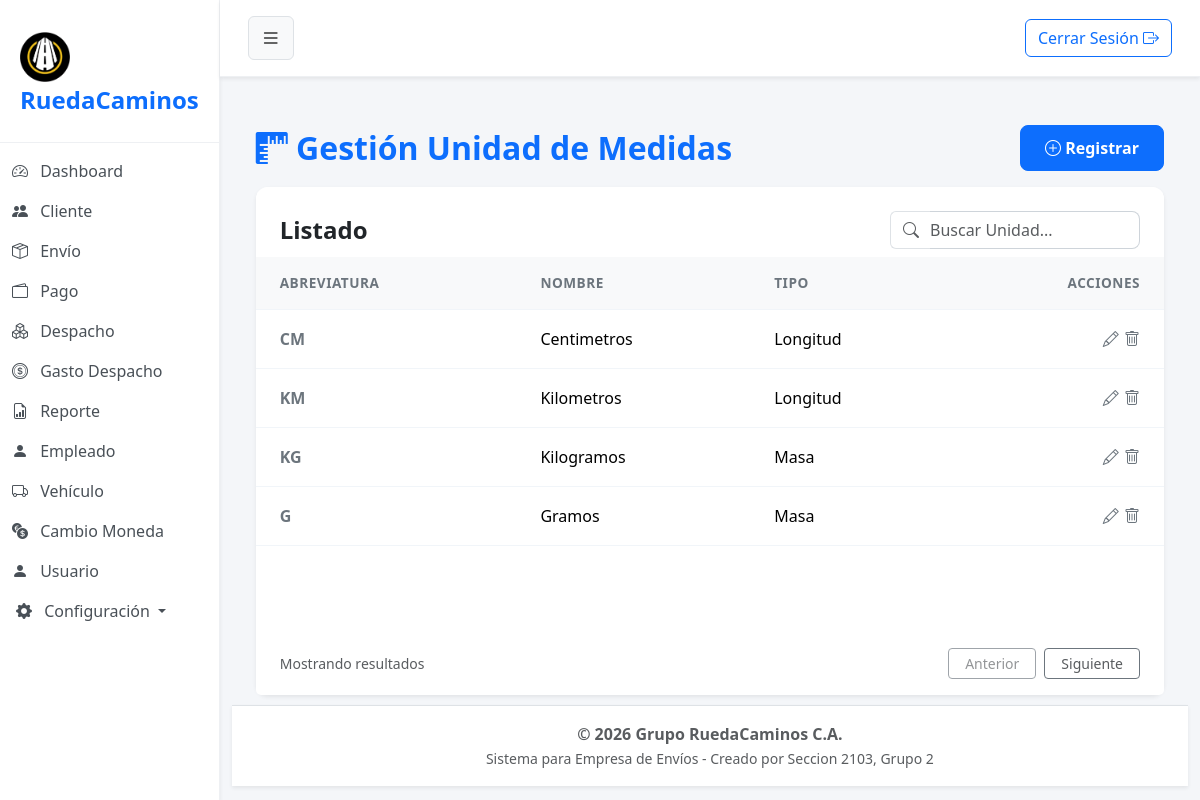
Screenshot of /?url=unidadesmedida (signed in) with the database file from the repository.
### tables this page shows
CREATE TABLE `unidad_medida` (
  `cod_unidad` int(1) NOT NULL,
  `nombre` varchar(15) NOT NULL,
  `abreviatura` varchar(5) NOT NULL,
  `tipo` enum('Masa','Longitud') NOT NULL COMMENT 'Unidades utilizadas en los servicios prestados',
  `estado` tinyint(1) NOT NULL
);

### app/controller/unidadesmedidaController.php (called while the page is built, shortened)
<?php
$unidadMedida = new UnidadMedida();
$registros = $unidadMedida->obt_RegistrosUnidadMedida();
    include 'app/view/layout/header.php';
    include 'app/view/unidadesmedida/unidadmedidaView.php';
    include 'app/view/layout/footer.php';
?>

### index.php (called while the page is built, shortened)
<?php
    $frontController = new FrontController();
?>

### app/config/Conexion.php (called while the page is built, shortened)
<?php
abstract class Conexion
{
    public $host = "localhost";
    public $namedb = "grupo_ruedacaminos";
    public $userdb = "root";
    public $passwd = "";
    public function __construct()
    {
        $this->conexion = $this->getConnection();
    }
    public function getConnection(): PDO
    {
        try {
            $dsn = "mysql:host=" . $this->host . ";dbname=" . $this->namedb . ";charset=utf8";
            $conexion = new PDO($dsn, $this->userdb, $this->passwd);
            $conexion->setAttribute(PDO::ATTR_ERRMODE, PDO::ERRMODE_EXCEPTION);
        } catch (PDOException $error) {
            die('No se pudo conectar a la base de datos, error:' . $error->getMessage());
        }
        return $conexion;
    }
}

### app/model/UnidadMedida.php (called while the page is built, shortened)
<?php
class UnidadMedida extends Conexion{
    public function obt_RegistrosUnidadMedida(){
        try {
            $sentencia = "SELECT * FROM unidad_medida WHERE estado = 1";
            $consulta = $this->conexion->prepare($sentencia);
            $consulta->execute();
            return $consulta->fetchAll(\PDO::FETCH_ASSOC);
        } catch (\PDOException $e) {
            echo "Error al obtener los registros de unidad de medida: " . $e->getMessage();
            return [];
        }
    }
}
?>

### app/view/unidadesmedida/componentes/tabla.php (the view)
<div class="card-body p-0">
    <div class="table-responsive">
        <table class="table table-hover align-middle mb-0">
            <thead class="table-light table-header-custom">
                <tr>
                    <th class="ps-4">ABREVIATURA</th>
                    <th>NOMBRE</th>
                    <th>TIPO</th>
                    <th class="text-end pe-4">ACCIONES</th>
                </tr>
            </thead>
            <tbody>
                <?php foreach ($registros as $dato): ?>
                    <tr>
                        <td class="ps-4 fw-bold text-secondary"><?php echo $dato['abreviatura']; ?></td>
                        <td><?php echo $dato['nombre']; ?></td>
                        <td><?php echo $dato['tipo']; ?></td>
                        <td class="text-end pe-4">
                            <button type="button" class="btn btn-link text-secondary p-0 m-0 align-baseline" title="Actualizar" data-bs-toggle="modal" data-bs-target="#actualizarUnidad"
                                datos-cod-unidad="<?php echo $dato['cod_unidad']; ?>"
                                datos-nombre="<?php echo $dato['nombre']; ?>"
                                datos-abreviatura="<?php echo $dato['abreviatura']; ?>"
                                datos-tipo="<?php echo $dato['tipo']; ?>">
                                <i class="bi bi-pencil"></i>
                            </button>
                            <a href="#" class="text-secondary btn-eliminar"
                                data-id="<?= $dato['cod_unidad'] ?>">
                                <i class="bi bi-trash"></i>
                            </a>
                        </td>
                    </tr>
                <?php endforeach; ?>
            </tbody>
        </table>
    </div>
</div>

### assets/css/styles.css (style rules this page uses)
body { background-color: #f4f6f9; font-family: "Segoe UI", Tahoma, Geneva, Verdana, sans-serif; overflow-x: hidden; }
.table> :not(caption)>*>* { padding: 1rem 0.75rem; border-bottom-color: #f1f5f9; }
.table-header-custom th { color: #6c757d; font-weight: 600; font-size: 0.85rem; letter-spacing: 0.5px; }

### rows the page displays
unidad_medida: abreviatura "CM", nombre "Centimetros", tipo "Longitud"
unidad_medida: abreviatura "KM", nombre "Kilometros", tipo "Longitud"
unidad_medida: abreviatura "KG", nombre "Kilogramos", tipo "Masa"
unidad_medida: abreviatura "G", nombre "Gramos", tipo "Masa"
